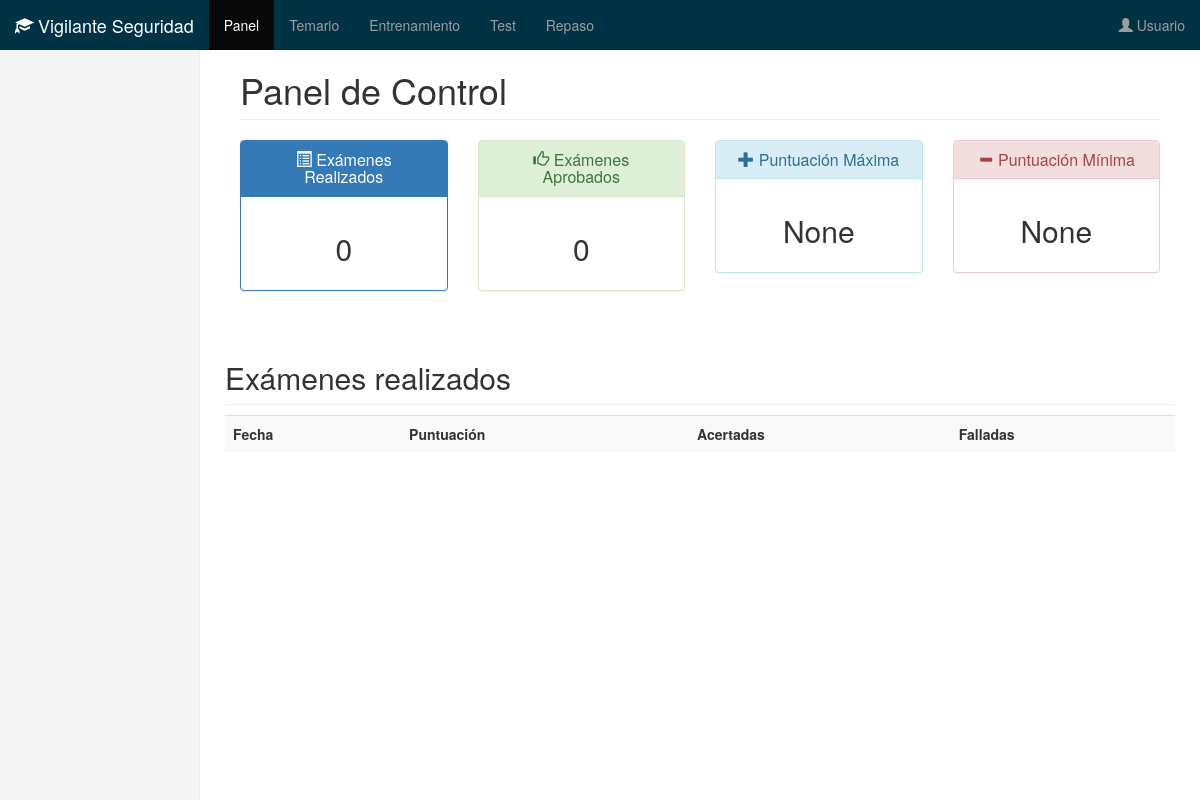
Before: /panel/ with the older database file.
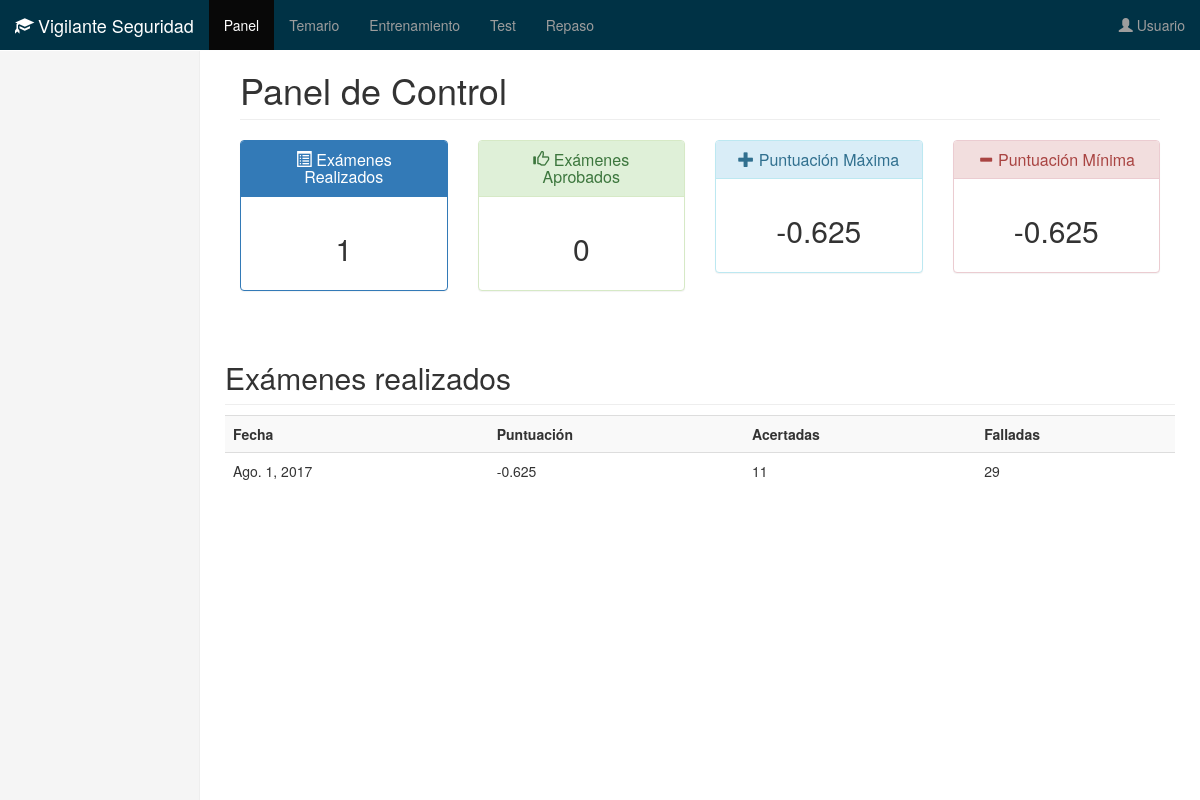
After: the same page with the newer database file.
### examen/models.py (models this page shows, shortened)
class Examen(models.Model):
	fecha = models.DateField(auto_now=True)
	acertadas = models.IntegerField()
	erroneas = models.IntegerField()
	nota = models.FloatField()

### examen/views.py (the view)
# urls.py: url(r'^panel/$', PanelView.as_view(), name='panel'),
class PanelView(ListView):
	template_name = 'panel.html'
	model = Examen
	def get_context_data(self, **kwargs):
		context = super(PanelView, self).get_context_data(**kwargs)
		context['aprobados'] = Examen.objects.filter(nota__gte=50).count()
		context['realizados'] = Examen.objects.all().count()
		context['maxima'] = Examen.objects.all().aggregate(Max('nota'))
		context['minima'] = Examen.objects.all().aggregate(Min('nota'))
		return context

### examen/context_processors.py (called while the page is built)
def menu(request):
	menu = {'menu': [{'nombre': 'Panel', 'url': reverse('panel')}, {'nombre': 'Temario', 'url': reverse('temario')}, {'nombre': 'Entrenamiento', 'url': reverse('entrenamiento')}, {'nombre': 'Test', 'url': reverse('test')}, {'nombre': 'Repaso', 'url': reverse('repaso')}, ]}
	for item in menu['menu']:
		if request.path == item['url']:
			item['active'] = True
	return menu

### templates/panel.html (shortened to what this page needs)
{% extends "base.html" %}
{% block titulopagina %}
  Panel de Control
{% endblock titulopagina %}
{% block seccion %}
	<div class="row placeholders">
        <div class="col-xs-6 col-sm-3">
          <div class="panel panel-primary">
            <div class="panel-heading">
              <h3 class="panel-title"><span class="glyphicon glyphicon-list-alt" aria-hidden="true"></span>  Exámenes Realizados</h3>
            </div>
            <div class="panel-body">
              <h2> {{ realizados }} </h2>
            </div>
          </div>
        </div>
        <div class="col-xs-6 col-sm-3">
          <div class="panel panel-success">
            <div class="panel-heading">
              <h3 class="panel-title"><span class="glyphicon glyphicon-thumbs-up" aria-hidden="true"></span>  Exámenes Aprobados</h3>
            </div>
            <div class="panel-body">
              <h2> {{ aprobados }} </h2>
            </div>
          </div>
        </div>
        <div class="col-xs-6 col-sm-3">
          <div class="panel panel-info">
            <div class="panel-heading">
              <h3 class="panel-title"><span class="glyphicon glyphicon-plus" aria-hidden="true"></span> Puntuación Máxima</h3>
            </div>
            <div class="panel-body">
              <h2>{{ maxima.nota__max }}</h2>
            </div>
          </div>
        </div>
       <div class="col-xs-6 col-sm-3">
          <div class="panel panel-danger">
            <div class="panel-heading">
              <h3 class="panel-title"><span class="glyphicon glyphicon-minus" aria-hidden="true"></span> Puntuación Mínima</h3>
            </div>
            <div class="panel-body">
              <h2>{{ minima.nota__min }}</h2>
            </div>
          </div>
        </div>
      </div>
  <div class="row">
    <h2 class="sub-header">Exámenes realizados</h2>
    <table class="table table-striped">
      <tr>
        <th>Fecha</th>
        <th>Puntuación</th>
        <th>Acertadas</th>
        <th>Falladas</th>
      </tr>
      {% for examen in  object_list %}
        <tr>
          <td>{{ examen.fecha }}</td>
          <td>{{ examen.nota }}</td>
          <td>{{ examen.acertadas }}</td>
          <td>{{ examen.erroneas }}</td>
        </tr>
      {% endfor %}
    </table>
  </div>
{% endblock seccion %}

Changed rows visible on the page:
added Examen: fecha "Ago. 1, 2017", nota "-0.625", acertadas "11", erroneas "29"
Other visible differences:
{{ realizados }}: "0" → "1"
{{ maxima.nota__max }}: "None" → "-0.625"
{{ minima.nota__min }}: "None" → "-0.625"
